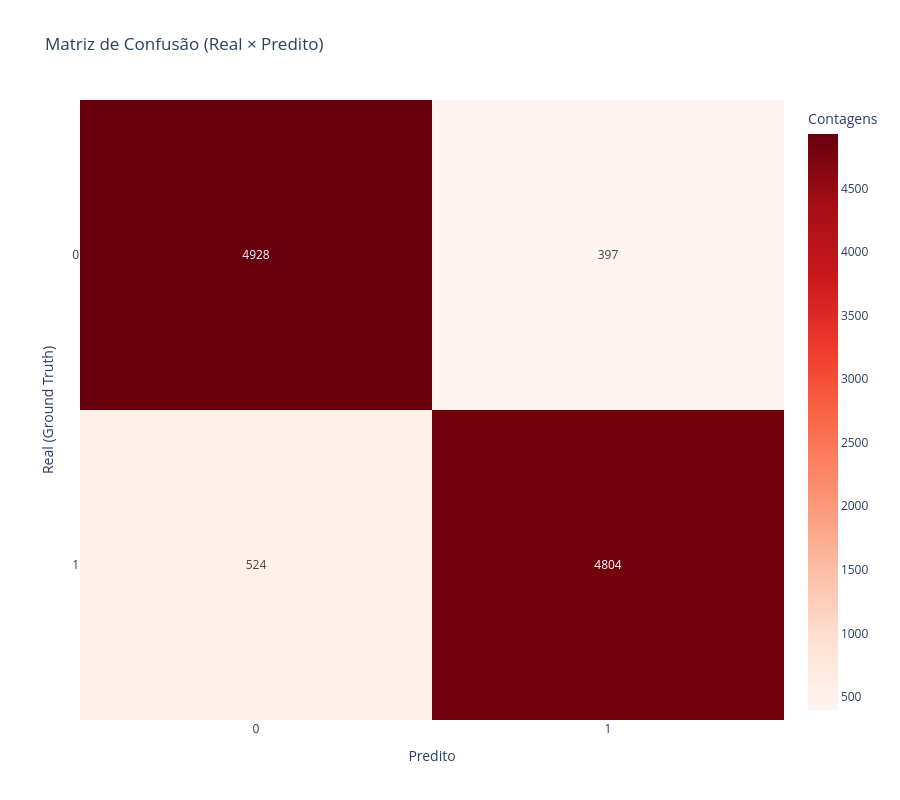

Write notebook code for a chart like this one.
### Markdown cell above
## 5) Validação com Ground Truth

### Code cell
accuracy, cls_report, cm = analyzer.evaluate_ground_truth(
    df_with_consensus=df_with_consensus
)

visualizer.plot_confusion_matrix(
    cm=cm,
    categories=categories
)

### Figure 1 — Plotly figure (JSON) as saved in the notebook; plotly's stock layout.template omitted (floating-point values rounded to 4 significant figures)
{"data": [{"colorbar": {"title": {"text": "Contagens"}}, "colorscale": [[0, "rgb(255,245,240)"], [0.125, "rgb(254,224,210)"], [0.25, "rgb(252,187,161)"], [0.375, "rgb(252,146,114)"], [0.5, "rgb(251,106,74)"], [0.625, "rgb(239,59,44)"], [0.75, "rgb(203,24,29)"], [0.875, "rgb(165,15,21)"], [1, "rgb(103,0,13)"]], "text": [[524, 4804], [4928, 397]], "texttemplate": "%{text}", "type": "heatmap", "x": [0, 1], "y": [1, 0], "z": [[524, 4804], [4928, 397]]}], "layout": {"height": 800, "title": {"text": "Matriz de Confusão (Real × Predito)"}, "width": 900, "xaxis": {"tickmode": "array", "ticktext": [0, 1], "tickvals": [0, 1], "title": {"text": "Predito"}, "type": "category"}, "yaxis": {"tickmode": "array", "ticktext": [1, 0], "tickvals": [1, 0], "title": {"text": "Real (Ground Truth)"}, "type": "category"}}}
